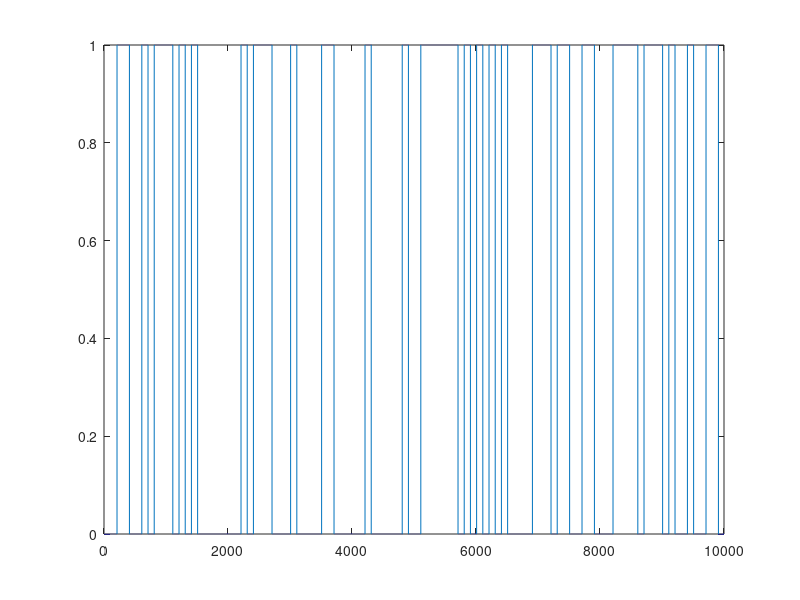

This chart was generated by the following MATLAB code: (Note: this script raises an error after producing the figure.)
Tb = 100;
% u should alternate among 1, 10 and 100 for Tb
A = 1;
N = 100;
alpha = randi([0,Tb],[1,N]);
t = 0:0.1:N * Tb - 0.1;
p = @(t) rectpuls(((t - (Tb / 2)) / Tb));
x = [];
bits = randi([0,1], [1,N]);
for j = 1 : N
    %count_rows = height(t);
    x(j,:) = zeros(1,length(t));
    for  i = 1 : N
       if (bits(i) == 0)
           x(j,:) = x(j,:);
       else
           x(j,:) = x(j,:) + A.* p(t-i *Tb - alpha (j));
       end
    end
end
figure
plot(t,x(1,:));
title('Unipolar NRZ process with Tb = ',Tb);
xlabel('time vector');
ylabel('sample functions');